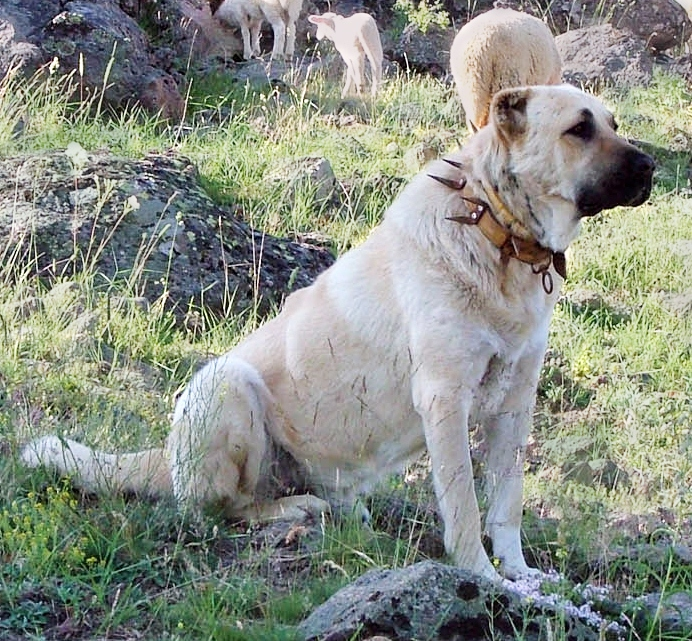
#> input picture docker/kangal.jpg, 692 x 641 px
$ python run_yolov8.py kangal.jpg
#> lines starting #> are read from the running program, lines starting #| are printed output that depends on the picture
"""
Orange Pi 5 (RK3588S) - Real-Time YOLOv8 (Anchor-Free / DFL) Object Detection Demo
Model: yolov8_relu_80class_ZQ.rknn (Experimental COCO-128 Proof-of-Concept)

Notice:
This model demonstrates the Anchor-Free Distribution Focal Loss (DFL) pipeline
on the RK3588 NPU at ~22 ms (~45 FPS). Because it was converted from a COCO-128
training run, for production full-dataset accuracy use run_yolov5.py (COCO 330k).
"""

import os
import sys
import time
import urllib.request
import cv2
import numpy as np
from rknnlite.api import RKNNLite

MODEL_FILE = "yolov8_80class.rknn"
MODEL_URL = "https://raw.githubusercontent.com/cqu20160901/yolov8n_rknn_Cplusplus_dfl/main/examples/rknn_yolov8_demo_dfl_open/model/RK3588/yolov8_relu_80class_ZQ.rknn"

DEFAULT_IMG = "bus.jpg"
DEFAULT_IMG_URL = "https://raw.githubusercontent.com/ultralytics/ultralytics/main/ultralytics/assets/bus.jpg"

COCO_CLASSES = [
    'person', 'bicycle', 'car', 'motorcycle', 'airplane', 'bus', 'train', 'truck', 'boat', 'traffic light',
    'fire hydrant', 'stop sign', 'parking meter', 'bench', 'bird', 'cat', 'dog', 'horse', 'sheep', 'cow',
    'elephant', 'bear', 'zebra', 'giraffe', 'backpack', 'umbrella', 'handbag', 'tie', 'suitcase', 'frisbee',
    'skis', 'snowboard', 'sports ball', 'kite', 'baseball bat', 'baseball glove', 'skateboard', 'surfboard',
    'tennis racket', 'bottle', 'wine glass', 'cup', 'fork', 'knife', 'spoon', 'bowl', 'banana', 'apple',
    'sandwich', 'orange', 'broccoli', 'carrot', 'hot dog', 'pizza', 'donut', 'cake', 'chair', 'couch',
    'potted plant', 'bed', 'dining table', 'toilet', 'tv', 'laptop', 'mouse', 'remote', 'keyboard', 'cell phone',
    'microwave', 'oven', 'toaster', 'sink', 'refrigerator', 'book', 'clock', 'vase', 'scissors', 'teddy bear',
    'hair drier', 'toothbrush'
]

np.random.seed(42)
COLORS = np.random.randint(50, 255, size=(len(COCO_CLASSES), 3), dtype=np.uint8)

def download_file(url, target_path):
    req = urllib.request.Request(url, headers={'User-Agent': 'Mozilla/5.0'})
    with urllib.request.urlopen(req) as resp, open(target_path, 'wb') as f:
        f.write(resp.read())

def letterbox(im, new_shape=(640, 640), color=(114, 114, 114)):
    shape = im.shape[:2]
    r = min(new_shape[0] / shape[0], new_shape[1] / shape[1])
    new_unpad = int(round(shape[1] * r)), int(round(shape[0] * r))
    dw, dh = new_shape[1] - new_unpad[0], new_shape[0] - new_unpad[1]
    dw, dh = dw / 2, dh / 2

    if shape[::-1] != new_unpad:
        im = cv2.resize(im, new_unpad, interpolation=cv2.INTER_LINEAR)
    top, bottom = int(round(dh - 0.1)), int(round(dh + 0.1))
    left, right = int(round(dw - 0.1)), int(round(dw + 0.1))
    im = cv2.copyMakeBorder(im, top, bottom, left, right, cv2.BORDER_CONSTANT, value=color)
    return im, r, (dw, dh)

# [73 lines left out: functions dfl, postprocess_yolov8, not called in this run]

def main():
    print("==========================================================")
    print("🎯 Orange Pi 5 (RK3588S) NPU YOLOv8 (ANCHOR-FREE / DFL) TESTİ")
    print("==========================================================")

    if not os.path.exists(MODEL_FILE):
        print(f"[*] YOLOv8 NPU modeli indiriliyor: {MODEL_FILE}...")
        download_file(MODEL_URL, MODEL_FILE)
#> (the call stopped at in download_file, `with urllib.request.urlopen(req) as resp, open(target_path, 'wb') as f:`: the network is not available in this run)

    target_img = sys.argv[1] if len(sys.argv) > 1 else DEFAULT_IMG
    if not os.path.exists(target_img):
        print(f"[*] Örnek görsel indiriliyor: {target_img}...")
        download_file(DEFAULT_IMG_URL, target_img)

    orig_img = cv2.imread(target_img)
#> orig_img is the input picture: shape (641, 692, 3); mean B, G, R 132.9, 142.3, 136.9
    if orig_img is None:
        print(f"[HATA] Görsel okunamadı: {target_img}")
        return

    orig_h, orig_w = orig_img.shape[:2]
#> orig_h = 641; orig_w = 692
    print(f"[*] Giriş görseli yüklendi: {target_img} ({orig_w}x{orig_h})")
#| [*] Giriş görseli yüklendi: kangal.jpg (692x641)

    padded_img, scale, pad = letterbox(orig_img, (640, 640))
#> in letterbox, `im = cv2.copyMakeBorder(im, top, bottom, left, right, cv2.BORDER_CONST..`:
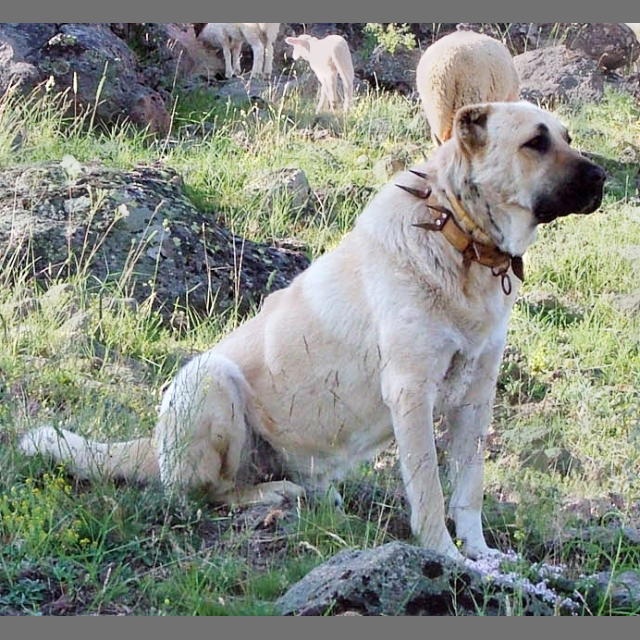
#> im: shape (640, 640, 3); mean of channels 0, 1, 2 131.4, 140.1, 135.1; drawn as B, G, R
#> scale = 0.925; pad = (0, 23.5)
    rgb_img = cv2.cvtColor(padded_img, cv2.COLOR_BGR2RGB)
    input_tensor = np.expand_dims(rgb_img, axis=0)

    print("[*] Donanımsal NPU oturumu açılıyor (Core 0, 1, 2)...")
    rknn = RKNNLite(verbose=False)
    ret = rknn.load_rknn(MODEL_FILE)
    if ret != 0:
        print(f"[HATA] Model yüklenemedi: {ret}")
        return

    try:
        ret = rknn.init_runtime(core_mask=RKNNLite.NPU_CORE_0_1_2)
    except Exception:
        ret = -1

    if ret != 0:
        print("[!] Bu model (v1.3.0 derleyici) çoklu çekirdek maskesini (7) desteklemiyor, Tek Çekirdek (Auto) moduna geçiliyor...")
        ret = rknn.init_runtime()
        if ret != 0:
            print(f"[HATA] NPU başlatılamadı: {ret}")
            return

    print("⚡ NPU Devrede! YOLOv8 Sinir Ağı Çalıştırılıyor...")

    t0 = time.perf_counter()
    outputs = rknn.inference(inputs=[input_tensor])
    latency_ms = (time.perf_counter() - t0) * 1000.0

    print(f"\n==========================================================")
    print(f"🚀 NPU HESAPLAMA SÜRESİ: {latency_ms:.2f} milisaniye! (~{1000.0/latency_ms:.1f} FPS)")
    print("==========================================================")

    detections = postprocess_yolov8(outputs, (orig_h, orig_w), scale, pad)
    print(f"🔍 Toplam {len(detections)} nesne tespit edildi:\n")

    for d in detections:
        x, y, w, h = d["box"]
        label = d["label"]
        score = d["score"] * 100.0
        color = [int(c) for c in COLORS[d["class_id"]]]

        print(f"  📍 [{label.upper():<12}] Güven: %{score:>5.1f} | Konum: [x:{x}, y:{y}, w:{w}, h:{h}]")

        cv2.rectangle(orig_img, (x, y), (x + w, y + h), color, 3)
        tag = f"{label} %{score:.0f}"
        (tw, th), _ = cv2.getTextSize(tag, cv2.FONT_HERSHEY_SIMPLEX, 0.6, 2)
        cv2.rectangle(orig_img, (x, max(0, y - th - 10)), (x + tw + 6, max(th + 10, y)), color, -1)
        cv2.putText(orig_img, tag, (x + 3, max(th, y - 5)), cv2.FONT_HERSHEY_SIMPLEX, 0.6, (255, 255, 255), 2)

    hud = f"Orange Pi 5 NPU | YOLOv8: {latency_ms:.1f} ms ({1000.0/latency_ms:.0f} FPS)"
    cv2.rectangle(orig_img, (10, 10), (450, 45), (0, 0, 0), -1)
    cv2.putText(orig_img, hud, (20, 35), cv2.FONT_HERSHEY_SIMPLEX, 0.65, (0, 255, 0), 2)

    out_file = "yolov8_result.jpg"
    cv2.imwrite(out_file, orig_img)
    print("==========================================================")
    print(f"🖼️  Kutucukları çizilmiş görsel kaydedildi: {out_file}")

    try:
        import socket
        with socket.socket(socket.AF_INET, socket.SOCK_DGRAM) as s:
            s.connect(("8.8.8.8", 80))
            host_ip = s.getsockname()[0]
    except Exception:
        host_ip = "<ORANGE_PI_IP>"

    print(f"🌐 Tarayıcıdan görmek için: http://{host_ip}:8000/{out_file}")
    print("==========================================================\n")

    rknn.release()

if __name__ == "__main__":
    main()
#> (the call stopped at in main, `rknn = RKNNLite(verbose=False)`: rknnlite is not available in this run)
